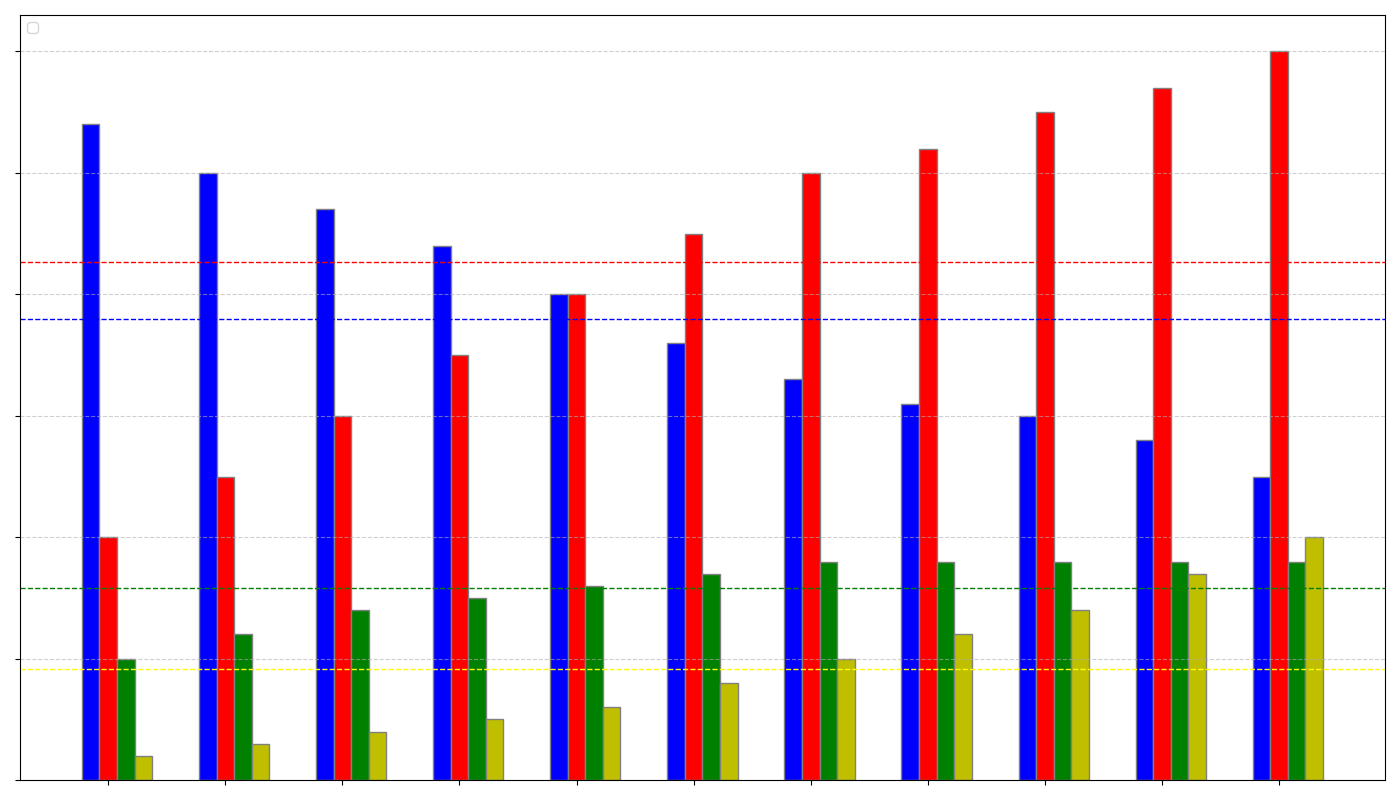

Here is the Python script that generated this plot:
import matplotlib.pyplot as plt
import numpy as np

# Data
years = np.arange(2011, 2022)
desktop_usage = [54, 50, 47, 44, 40, 36, 33, 31, 30, 28, 25]
mobile_usage = [20, 25, 30, 35, 40, 45, 50, 52, 55, 57, 60]
tablet_usage = [10, 12, 14, 15, 16, 17, 18, 18, 18, 18, 18]
smart_tv_usage = [2, 3, 4, 5, 6, 8, 10, 12, 14, 17, 20]

fig, ax = plt.subplots(figsize=(14, 8))

bar_width = 0.15

r1 = np.arange(len(years))
r2 = [x + bar_width for x in r1]
r3 = [x + bar_width for x in r2]
r4 = [x + bar_width for x in r3]

ax.bar(r1, desktop_usage, color='b', width=bar_width, edgecolor='grey')
ax.bar(r2, mobile_usage, color='r', width=bar_width, edgecolor='grey')
ax.bar(r3, tablet_usage, color='g', width=bar_width, edgecolor='grey')
ax.bar(r4, smart_tv_usage, color='y', width=bar_width, edgecolor='grey')

ax.set_xticks([r + bar_width for r in range(len(years))])
ax.set_xticklabels([])  # Remove x-axis labels
ax.set_yticklabels([])  # Remove y-axis labels

ax.legend([],[], loc='upper left')

ax.grid(True, linestyle='--', alpha=0.6, axis='y')

# Average lines are retained but texts are removed
average_desktop = np.mean(desktop_usage)
average_mobile = np.mean(mobile_usage)
average_tablet = np.mean(tablet_usage)
average_tv = np.mean(smart_tv_usage)

ax.axhline(average_desktop, color='blue', linestyle='--', linewidth=1)
ax.axhline(average_mobile, color='red', linestyle='--', linewidth=1)
ax.axhline(average_tablet, color='green', linestyle='--', linewidth=1)
ax.axhline(average_tv, color='yellow', linestyle='--', linewidth=1)

plt.tight_layout()
plt.show()
